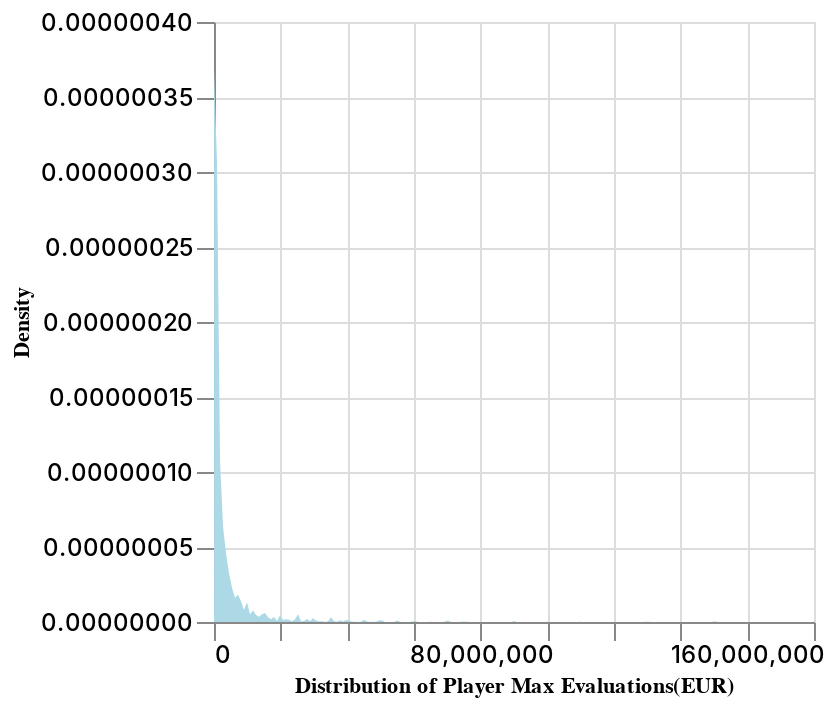

The cell this chart's notebook holds for it:
### Code cell
pop_density_chart = alt.Chart(df).transform_density(
     density='Highest_Market_Value(EUR)',
     as_=['Highest_Market_Value(EUR)', 'density'],

 ).mark_area(color="lightblue").encode(
     x=alt.X('Highest_Market_Value(EUR)', axis=alt.Axis(title="Distribution of Player Max Evaluations(EUR)",
                                                        tickSize=9, labelFontSize=12, labelFontWeight=500)),
     y=alt.Y('density:Q', axis=alt.Axis(title="Density",tickSize=9, labelFontSize=12, labelFontWeight=500))
 )

pop_density_chart

### Figure 1 — Vega-Lite specification as saved in the notebook (floating-point values rounded to 4 significant figures; data arrays with more than 128 entries replaced by an {"elided": "..."} marker saying what was removed)
{"config": {"view": {"continuousWidth": 300, "continuousHeight": 300}}, "data": {"name": "data-6fe2a6f05b4df8d709a0288c3e8ed6ca"}, "mark": {"type": "area", "color": "lightblue"}, "encoding": {"x": {"axis": {"labelFontSize": 12, "labelFontWeight": 500, "tickSize": 9, "title": "Distribution of Player Max Evaluations(EUR)"}, "field": "Highest_Market_Value(EUR)", "type": "quantitative"}, "y": {"axis": {"labelFontSize": 12, "labelFontWeight": 500, "tickSize": 9, "title": "Density"}, "field": "density", "type": "quantitative"}}, "transform": [{"density": "Highest_Market_Value(EUR)", "as": ["Highest_Market_Value(EUR)", "density"]}], "$schema": "https://vega.github.io/schema/vega-lite/v5.16.3.json", "datasets": {"data-6fe2a6f05b4df8d709a0288c3e8ed6ca": {"elided": "4000 records"}}}
